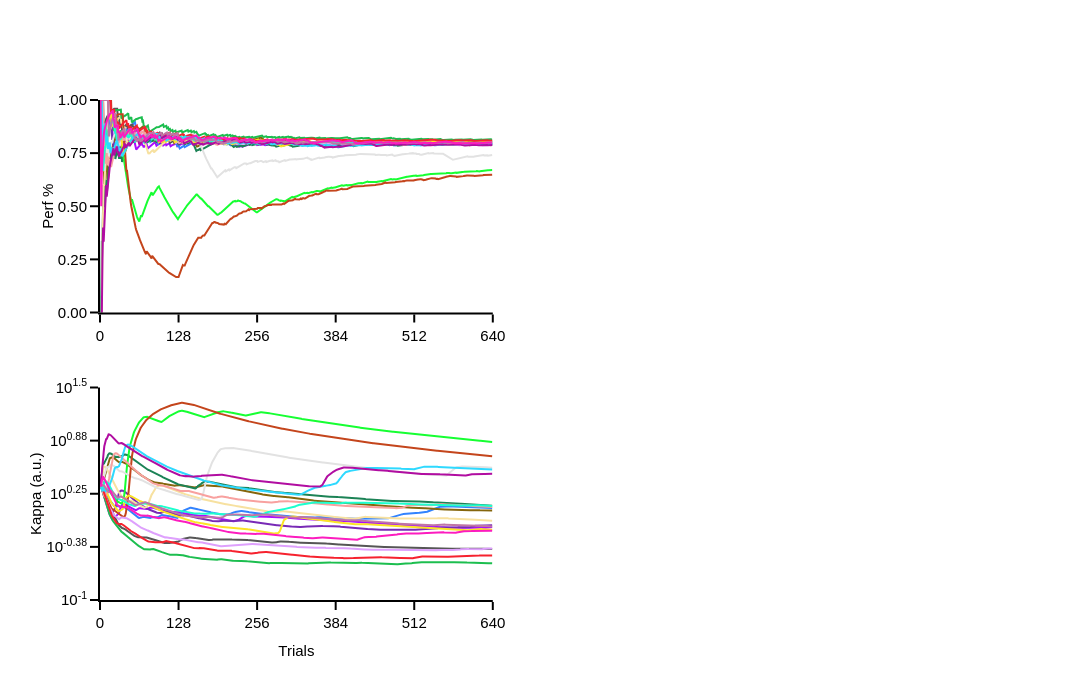

Notebook code cell kept with this figure:
### Code cell
step = 128
x_max = 640

perf_range = [0, 1]
kappa_range = [-1, 1.5]
num_step_y_axes = 5

fig = make_subplots(
    rows=2, cols=3,
    column_widths=[0.5, 0.5, 0],
    horizontal_spacing=0.1,
    specs=[[{}, {"rowspan": 2}, {'type': 'polar'}],
           [{}, None, None]]
)

for n_subject, subject_to_plot in enumerate(subjects):
    pRF_beh_trials_subject = pRF_beh_trials.loc[pRF_beh_trials['subject']==subject_to_plot]

    # Perf 
    # plot perf across trials 
    fig.add_trace(go.Scatter(y=pRF_beh_trials_subject['perf'], 
                             line=dict(color=colormap_subject_dict[subject_to_plot]), 
                             name=subject_to_plot, 
                             showlegend=False), 
                  row=1, col=1)

    # Staircase 
    fig.add_trace(go.Scatter(y=np.log10(pRF_beh_trials_subject['stair']), 
                             line=dict(color=colormap_subject_dict[subject_to_plot]), 
                             name=subject_to_plot), 
                  row=2, col=1)

fig.update_xaxes(showline=True, 
                 range=[0,x_max], 
                 tickvals=[0, 128, 256, 384, 512, 640], 
                 ticktext=["0", "128", "256", "384", "512", "640"], 
                 row=1, col=1)

tickvals = np.linspace(perf_range[0], perf_range[1], num_step_y_axes)
# [CORRECTION #10] etiquettes de performance avec 2 decimales (.1g ne gardait qu'un chiffre significatif : 0.25 -> "0.2", 0.75 -> "0.8")
# AVANT : ticktext = [f"{v:.1g}" for v in tickvals]
ticktext = [f"{v:.2f}" for v in tickvals]

fig.update_yaxes(
    showline=True,
    range=[perf_range[0], perf_range[1]],
    tickvals=tickvals,
    ticktext=ticktext,
    title='Perf %',
    row=1, col=1
)

# stair 
fig.update_xaxes(showline=True, range=[0,x_max], 
                 tickvals=[0, 128, 256, 384, 512, 640], 
                 ticktext=["0", "128", "256", "384", "512", "640"], 
                 title='Trials', 
                 row=2, col=1)

tickvals = np.linspace(kappa_range[0], kappa_range[1], num_step_y_axes)
# [CORRECTION #10] exposants kappa avec 2 chiffres significatifs (.1g arrondissait 0.25 -> "0.2", -0.375 -> "-0.4", 0.875 -> "0.9")
# AVANT : ticktext = [f"10<sup>{v:.1g}</sup>" for v in tickvals]
ticktext = [f"10<sup>{v:.2g}</sup>" for v in tickvals]
fig.update_yaxes(
    showline=True,
    range=[kappa_range[0], kappa_range[1]],
    tickvals=tickvals,
    ticktext=ticktext,
    title='Kappa (a.u.)',
    row=2, col=1
)

# Update layout
fig.update_layout(template=fig_template, 
                  width=1420, 
                  height=700, 
                  margin=dict(l=100, r=10, b=100, t=100),
                  showlegend=False, 
                  # legend=dict(orientation="v", 
                  #             yanchor="top", 
                  #             y=1, 
                  #             xanchor="left", 
                  #             x=1.05)
                 )
fig_dir = '/Users/uriel/Library/CloudStorage/Dropbox/retinomaps/figures/material/pRF_figures/pRF_beh'
os.makedirs(fig_dir, exist_ok=True)
fig.write_image("{}/{}_pRF_beh_trials.pdf".format(fig_dir, subject))
fig.show()

### Figure 1 — Plotly figure (JSON) as saved in the notebook; plotly's stock layout.template omitted (floating-point values rounded to 4 significant figures; data arrays with more than 128 entries replaced by an {"elided": "..."} marker saying what was removed)
{"data": [{"line": {"color": "#AA0DFE"}, "name": "sub-01", "showlegend": false, "type": "scatter", "xaxis": "x", "y": {"elided": "640 float values"}, "yaxis": "y"}, {"line": {"color": "#AA0DFE"}, "name": "sub-01", "type": "scatter", "xaxis": "x3", "y": {"elided": "640 float values"}, "yaxis": "y3"}, {"line": {"color": "#3283FE"}, "name": "sub-02", "showlegend": false, "type": "scatter", "xaxis": "x", "y": {"elided": "640 float values"}, "yaxis": "y"}, {"line": {"color": "#3283FE"}, "name": "sub-02", "type": "scatter", "xaxis": "x3", "y": {"elided": "640 float values"}, "yaxis": "y3"}, {"line": {"color": "#85660D"}, "name": "sub-03", "showlegend": false, "type": "scatter", "xaxis": "x", "y": {"elided": "640 float values"}, "yaxis": "y"}, {"line": {"color": "#85660D"}, "name": "sub-03", "type": "scatter", "xaxis": "x3", "y": {"elided": "640 float values"}, "yaxis": "y3"}, {"line": {"color": "#782AB6"}, "name": "sub-04", "showlegend": false, "type": "scatter", "xaxis": "x", "y": {"elided": "640 float values"}, "yaxis": "y"}, {"line": {"color": "#782AB6"}, "name": "sub-04", "type": "scatter", "xaxis": "x3", "y": {"elided": "640 float values"}, "yaxis": "y3"}, {"line": {"color": "#565656"}, "name": "sub-05", "showlegend": false, "type": "scatter", "xaxis": "x", "y": {"elided": "640 float values"}, "yaxis": "y"}, {"line": {"color": "#565656"}, "name": "sub-05", "type": "scatter", "xaxis": "x3", "y": {"elided": "640 float values"}, "yaxis": "y3"}, {"line": {"color": "#1C8356"}, "name": "sub-06", "showlegend": false, "type": "scatter", "xaxis": "x", "y": {"elided": "640 float values"}, "yaxis": "y"}, {"line": {"color": "#1C8356"}, "name": "sub-06", "type": "scatter", "xaxis": "x3", "y": {"elided": "640 float values"}, "yaxis": "y3"}, {"line": {"color": "#16FF32"}, "name": "sub-07", "showlegend": false, "type": "scatter", "xaxis": "x", "y": {"elided": "640 float values"}, "yaxis": "y"}, {"line": {"color": "#16FF32"}, "name": "sub-07", "type": "scatter", "xaxis": "x3", "y": {"elided": "640 float values"}, "yaxis": "y3"}, {"line": {"color": "#F7E1A0"}, "name": "sub-08", "showlegend": false, "type": "scatter", "xaxis": "x", "y": {"elided": "640 float values"}, "yaxis": "y"}, {"line": {"color": "#F7E1A0"}, "name": "sub-08", "type": "scatter", "xaxis": "x3", "y": {"elided": "640 float values"}, "yaxis": "y3"}, {"line": {"color": "#E2E2E2"}, "name": "sub-09", "showlegend": false, "type": "scatter", "xaxis": "x", "y": {"elided": "640 float values"}, "yaxis": "y"}, {"line": {"color": "#E2E2E2"}, "name": "sub-09", "type": "scatter", "xaxis": "x3", "y": {"elided": "640 float values"}, "yaxis": "y3"}, {"line": {"color": "#1CBE4F"}, "name": "sub-11", "showlegend": false, "type": "scatter", "xaxis": "x", "y": {"elided": "640 float values"}, "yaxis": "y"}, {"line": {"color": "#1CBE4F"}, "name": "sub-11", "type": "scatter", "xaxis": "x3", "y": {"elided": "640 float values"}, "yaxis": "y3"}, {"line": {"color": "#C4451C"}, "name": "sub-12", "showlegend": false, "type": "scatter", "xaxis": "x", "y": {"elided": "640 float values"}, "yaxis": "y"}, {"line": {"color": "#C4451C"}, "name": "sub-12", "type": "scatter", "xaxis": "x3", "y": {"elided": "640 float values"}, "yaxis": "y3"}, {"line": {"color": "#DEA0FD"}, "name": "sub-13", "showlegend": false, "type": "scatter", "xaxis": "x", "y": {"elided": "640 float values"}, "yaxis": "y"}, {"line": {"color": "#DEA0FD"}, "name": "sub-13", "type": "scatter", "xaxis": "x3", "y": {"elided": "640 float values"}, "yaxis": "y3"}, {"line": {"color": "#FBE426"}, "name": "sub-14", "showlegend": false, "type": "scatter", "xaxis": "x", "y": {"elided": "640 float values"}, "yaxis": "y"}, {"line": {"color": "#FBE426"}, "name": "sub-14", "type": "scatter", "xaxis": "x3", "y": {"elided": "640 float values"}, "yaxis": "y3"}, {"line": {"color": "#F8A19F"}, "name": "sub-17", "showlegend": false, "type": "scatter", "xaxis": "x", "y": {"elided": "640 float values"}, "yaxis": "y"}, {"line": {"color": "#F8A19F"}, "name": "sub-17", "type": "scatter", "xaxis": "x3", "y": {"elided": "640 float values"}, "yaxis": "y3"}, {"line": {"color": "#F6222E"}, "name": "sub-20", "showlegend": false, "type": "scatter", "xaxis": "x", "y": {"elided": "640 float values"}, "yaxis": "y"}, {"line": {"color": "#F6222E"}, "name": "sub-20", "type": "scatter", "xaxis": "x3", "y": {"elided": "640 float values"}, "yaxis": "y3"}, {"line": {"color": "#1CFFCE"}, "name": "sub-21", "showlegend": false, "type": "scatter", "xaxis": "x", "y": {"elided": "640 float values"}, "yaxis": "y"}, {"line": {"color": "#1CFFCE"}, "name": "sub-21", "type": "scatter", "xaxis": "x3", "y": {"elided": "640 float values"}, "yaxis": "y3"}, {"line": {"color": "#2ED9FF"}, "name": "sub-22", "showlegend": false, "type": "scatter", "xaxis": "x", "y": {"elided": "640 float values"}, "yaxis": "y"}, {"line": {"color": "#2ED9FF"}, "name": "sub-22", "type": "scatter", "xaxis": "x3", "y": {"elided": "640 float values"}, "yaxis": "y3"}, {"line": {"color": "#B10DA1"}, "name": "sub-23", "showlegend": false, "type": "scatter", "xaxis": "x", "y": {"elided": "640 float values"}, "yaxis": "y"}, {"line": {"color": "#B10DA1"}, "name": "sub-23", "type": "scatter", "xaxis": "x3", "y": {"elided": "640 float values"}, "yaxis": "y3"}, {"line": {"color": "#C075A6"}, "name": "sub-24", "showlegend": false, "type": "scatter", "xaxis": "x", "y": {"elided": "640 float values"}, "yaxis": "y"}, {"line": {"color": "#C075A6"}, "name": "sub-24", "type": "scatter", "xaxis": "x3", "y": {"elided": "640 float values"}, "yaxis": "y3"}, {"line": {"color": "#FC1CBF"}, "name": "sub-25", "showlegend": false, "type": "scatter", "xaxis": "x", "y": {"elided": "640 float values"}, "yaxis": "y"}, {"line": {"color": "#FC1CBF"}, "name": "sub-25", "type": "scatter", "xaxis": "x3", "y": {"elided": "640 float values"}, "yaxis": "y3"}], "layout": {"height": 700, "margin": {"b": 100, "l": 100, "r": 10, "t": 100}, "polar": {"domain": {"x": [1, 1], "y": [0.575, 1]}}, "showlegend": false, "width": 1420, "xaxis": {"anchor": "y", "domain": [0, 0.4], "range": [0, 640], "showline": true, "ticktext": ["0", "128", "256", "384", "512", "640"], "tickvals": [0, 128, 256, 384, 512, 640]}, "xaxis2": {"anchor": "y2", "domain": [0.5, 0.9]}, "xaxis3": {"anchor": "y3", "domain": [0, 0.4], "range": [0, 640], "showline": true, "ticktext": ["0", "128", "256", "384", "512", "640"], "tickvals": [0, 128, 256, 384, 512, 640], "title": {"text": "Trials"}}, "yaxis": {"anchor": "x", "domain": [0.575, 1], "range": [0, 1], "showline": true, "ticktext": ["0.00", "0.25", "0.50", "0.75", "1.00"], "tickvals": [0.0, 0.25, 0.5, 0.75, 1.0], "title": {"text": "Perf %"}, "type": "linear"}, "yaxis2": {"anchor": "x2", "domain": [0, 1]}, "yaxis3": {"anchor": "x3", "domain": [0, 0.425], "range": [-1, 1.5], "showline": true, "ticktext": ["10<sup>-1</sup>", "10<sup>-0.38</sup>", "10<sup>0.25</sup>", "10<sup>0.88</sup>", "10<sup>1.5</sup>"], "tickvals": [-1.0, -0.375, 0.25, 0.875, 1.5], "title": {"text": "Kappa (a.u.)"}, "type": "linear"}}}
